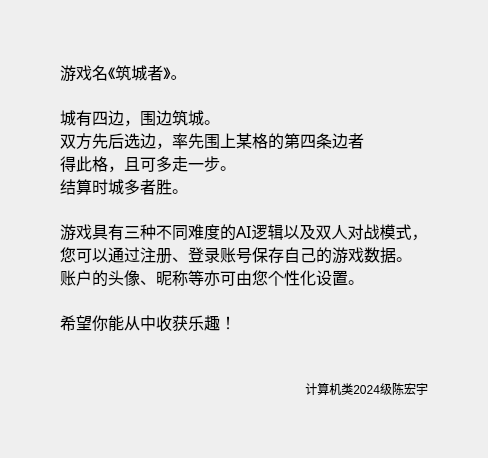
      <widget class="QWidget" name="settingPage">
       <property name="sizePolicy">
        <sizepolicy hsizetype="Expanding" vsizetype="Expanding">
         <horstretch>0</horstretch>
         <verstretch>0</verstretch>
        </sizepolicy>
       </property>
       <layout class="QVBoxLayout" name="verticalLayout_1_1">
        <item>
         <widget class="QStackedWidget" name="stackedWidget_1">
          <property name="sizePolicy">
           <sizepolicy hsizetype="Expanding" vsizetype="Expanding">
            <horstretch>0</horstretch>
            <verstretch>0</verstretch>
           </sizepolicy>
          </property>
          <widget class="QWidget" name="mainMenuPage_1">
           <property name="sizePolicy">
            <sizepolicy hsizetype="Expanding" vsizetype="Expanding">
             <horstretch>0</horstretch>
             <verstretch>0</verstretch>
            </sizepolicy>
           </property>
           <layout class="QVBoxLayout" name="mainMenuLayout_1">
            <item>
             <layout class="QHBoxLayout" name="horizontalLayout_1_7">
              <item>
               <spacer name="horizontalSpacer_18">
                <property name="orientation">
                 <enum>Qt::Horizontal</enum>
                </property>
                <property name="sizeHint" stdset="0">
                 <size>
                  <width>40</width>
                  <height>20</height>
                 </size>
                </property>
               </spacer>
              </item>
              <item>
               <layout class="QVBoxLayout" name="verticalLayout_1_12">
                <item>
                 <spacer name="verticalSpacer_21">
                  <property name="orientation">
                   <enum>Qt::Vertical</enum>
                  </property>
                  <property name="sizeHint" stdset="0">
                   <size>
                    <width>20</width>
                    <height>40</height>
                   </size>
                  </property>
                 </spacer>
                </item>
                <item>
                 <widget class="QLabel" name="label_2">
                  <property name="minimumSize">
                   <size>
                    <width>0</width>
                    <height>60</height>
                   </size>
                  </property>
                  <property name="font">
                   <font>
                    <family>华文中宋</family>
                    <pointsize>12</pointsize>
                    <weight>50</weight>
                    <italic>false</italic>
                    <bold>false</bold>
                   </font>
                  </property>
                  <property name="styleSheet">
                   <string notr="true">font: 12pt &quot;华文中宋&quot;;</string>
                  </property>
                  <property name="text">
                   <string>游戏名《筑城者》。

城有四边，围边筑城。
双方先后选边，率先围上某格的第四条边者
得此格，且可多走一步。
结算时城多者胜。

游戏具有三种不同难度的AI逻辑以及双人对战模式，
您可以通过注册、登录账号保存自己的游戏数据。
账户的头像、昵称等亦可由您个性化设置。

希望你能从中收获乐趣！</string>
                  </property>
                  <property name="alignment">
                   <set>Qt::AlignLeading|Qt::AlignLeft|Qt::AlignVCenter</set>
                  </property>
                 </widget>
                </item>
                <item>
                 <spacer name="verticalSpacer_36">
                  <property name="orientation">
                   <enum>Qt::Vertical</enum>
                  </property>
                  <property name="sizeType">
                   <enum>QSizePolicy::Fixed</enum>
                  </property>
                  <property name="sizeHint" stdset="0">
                   <size>
                    <width>20</width>
                    <height>40</height>
                   </size>
                  </property>
                 </spacer>
                </item>
                <item>
                 <widget class="QLabel" name="label_4">
                  <property name="styleSheet">
                   <string notr="true">font: 12pt &quot;华文中宋&quot;;</string>
                  </property>
                  <property name="text">
                   <string>计算机类2024级陈宏宇</string>
                  </property>
                  <property name="alignment">
                   <set>Qt::AlignRight|Qt::AlignTrailing|Qt::AlignVCenter</set>
                  </property>
                 </widget>
                </item>
                <item>
                 <spacer name="verticalSpacer_22">
                  <property name="orientation">
                   <enum>Qt::Vertical</enum>
                  </property>
                  <property name="sizeHint" stdset="0">
                   <size>
                    <width>20</width>
                    <height>40</height>
                   </size>
                  </property>
                 </spacer>
                </item>
               </layout>
              </item>
              <item>
               <spacer name="horizontalSpacer_19">
                <property name="orientation">
                 <enum>Qt::Horizontal</enum>
                </property>
                <property name="sizeHint" stdset="0">
                 <size>
                  <width>40</width>
                  <height>20</height>
                 </size>
                </property>
               </spacer>
              </item>
             </layout>
            </item>
           </layout>
          </widget>
         </widget>
        </item>
       </layout>
      </widget>
